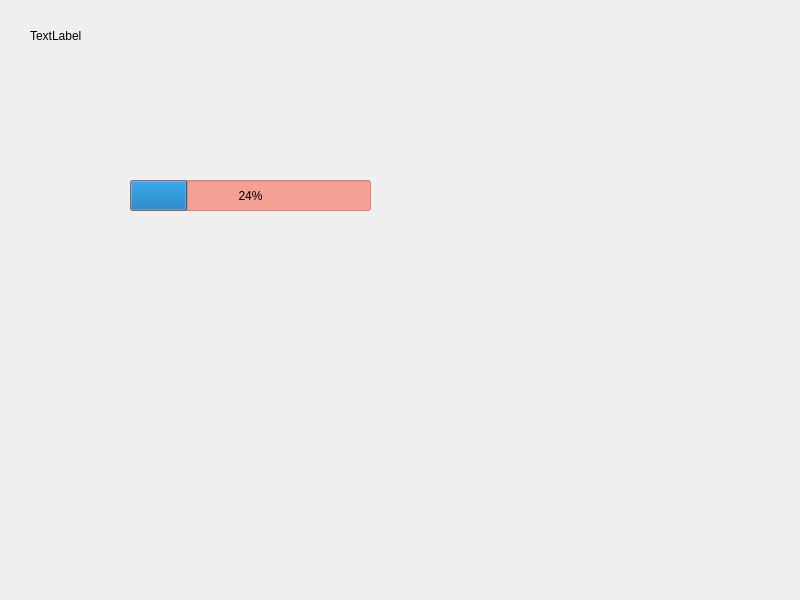
<?xml version="1.0" encoding="UTF-8"?>
<ui version="4.0">
 <class>Widget</class>
 <widget class="QWidget" name="Widget">
  <property name="geometry">
   <rect>
    <x>0</x>
    <y>0</y>
    <width>800</width>
    <height>600</height>
   </rect>
  </property>
  <property name="windowTitle">
   <string>Widget</string>
  </property>
  <widget class="QLabel" name="label">
   <property name="geometry">
    <rect>
     <x>30</x>
     <y>20</y>
     <width>81</width>
     <height>31</height>
    </rect>
   </property>
   <property name="text">
    <string>TextLabel</string>
   </property>
  </widget>
  <widget class="QProgressBar" name="progressBar">
   <property name="geometry">
    <rect>
     <x>130</x>
     <y>180</y>
     <width>241</width>
     <height>31</height>
    </rect>
   </property>
   <property name="styleSheet">
    <string notr="true">background-color: rgba(255, 38, 10, 100);</string>
   </property>
   <property name="value">
    <number>24</number>
   </property>
  </widget>
 </widget>
 <resources/>
 <connections/>
</ui>
